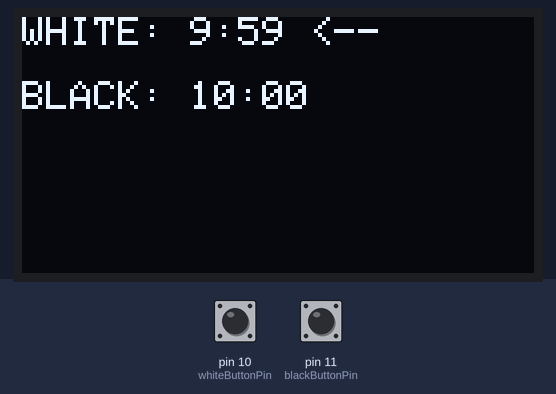
This sketch was run on a simulated Arduino Uno, built with avr-gcc and run on an emulated ATmega328P. On the bench: 128×64 one-colour display. The inputs (shaded band) are chosen by the test bench; at power-on: pin 10 (whiteButtonPin) HIGH, pin 11 (blackButtonPin) HIGH.

Above: at 1.6 s.
1.7 s: pin 10 (whiteButtonPin) pulled LOW for 0.15 s
At 2.8 s:
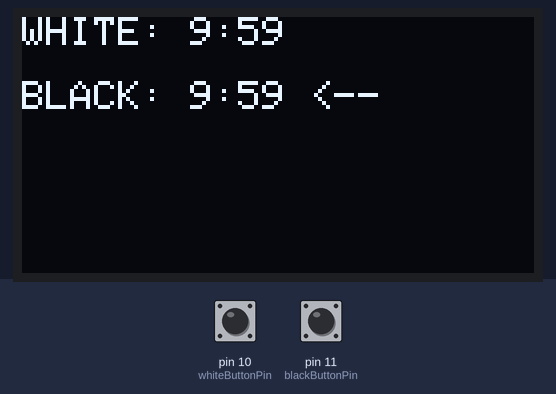
4.8 s: pin 11 (blackButtonPin) pulled LOW for 0.15 s
At 5.4 s:
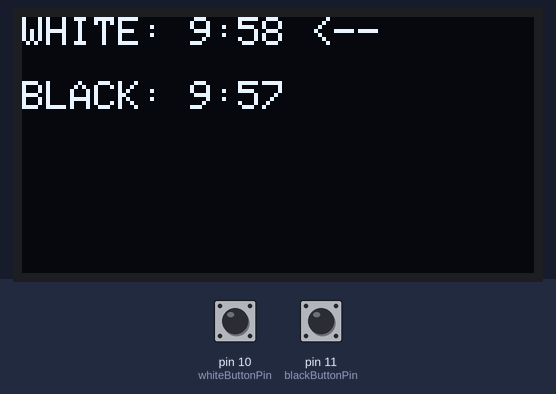
7.9 s: pin 10 (whiteButtonPin) pulled LOW for 1 s
At 9.7 s:
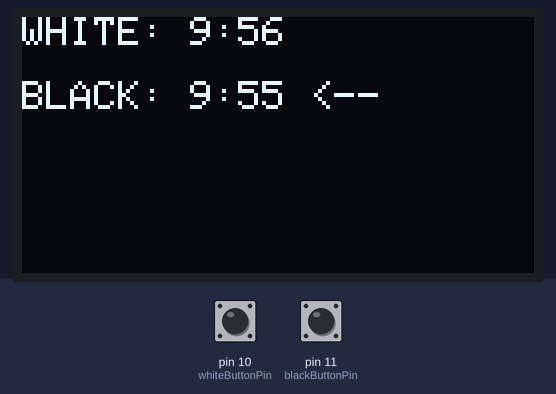
10.5 s: pin 11 (blackButtonPin) pulled LOW for 1 s
At 12.8 s:
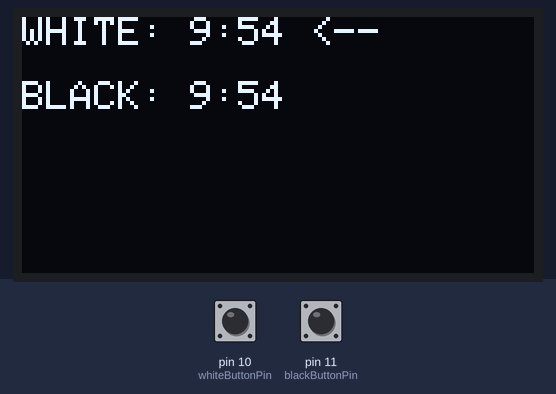
Timing chart, 0 to 14.3 s (numbered marks = the images above; inputs shaded):
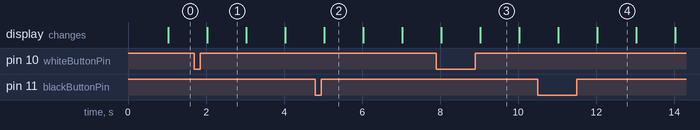

Measured:
- after the input at 1.7 s, the display: changes after 0.33 s (image 1)
- after the input at 4.8 s, the display: changes after 0.23 s (image 2)
- after the input at 7.9 s, the display: first changes after 0.13 s (image 3 shows a later state)
- after the input at 10.5 s, the display: first changes after 0.53 s (image 4 shows a later state)
- what the display in image 2 shows lasts 1.0 s, from 5.0 s to 6.0 s

The sketch:

chesstimer.ino
```cpp
#include <Wire.h>
#include <Adafruit_GFX.h>
#include <Adafruit_SSD1306.h>

#define SCREEN_WIDTH 128
#define SCREEN_HEIGHT 64
#define OLED_RESET 4

Adafruit_SSD1306 display(SCREEN_WIDTH, SCREEN_HEIGHT, &Wire, OLED_RESET);

// Button pins
const int whiteButtonPin = 10;
const int blackButtonPin = 11;

// Game state
int whiteTime = 600; // seconds
int blackTime = 600; // seconds
bool whiteTurn = true;

// Timing
unsigned long lastTick = 0;
unsigned long lastButtonTime = 0;
const unsigned long debounceDelay = 200;

void setup() {
  pinMode(whiteButtonPin, INPUT_PULLUP);
  pinMode(blackButtonPin, INPUT_PULLUP);

  Serial.begin(9600);

  if (!display.begin(SSD1306_SWITCHCAPVCC, 0x3C)) {
    Serial.println(F("SSD1306 failed to initialize"));
    while (true);
  }

  display.clearDisplay();
  display.setTextSize(1);
  display.setTextColor(WHITE);
  display.setCursor(0, 0);
  display.println("Press any side");
  display.display();
}

void loop() {
  unsigned long currentMillis = millis();

  // Handle button input
  if (digitalRead(whiteButtonPin) == LOW && whiteTurn && (currentMillis - lastButtonTime > debounceDelay)) {
    whiteTurn = false;
    lastButtonTime = currentMillis;
  }

  if (digitalRead(blackButtonPin) == LOW && !whiteTurn && (currentMillis - lastButtonTime > debounceDelay)) {
    whiteTurn = true;
    lastButtonTime = currentMillis;
  }

  // Handle countdown
  if (currentMillis - lastTick >= 1000) {
    if (whiteTurn && whiteTime > 0) {
      whiteTime--;
    } else if (!whiteTurn && blackTime > 0) {
      blackTime--;
    }
    lastTick = currentMillis;
    displayTime(whiteTime, blackTime);
  }

  // Win condition
  if (whiteTime <= 0 || blackTime <= 0) {
    display.clearDisplay();
    display.setCursor(0, 0);
    if (whiteTime <= 0) {
      display.println("Black Wins!");
    } else {
      display.println("White Wins!");
    }
    display.display();
    while (true); // Stop loop
  }
}

void displayTime(int whiteSeconds, int blackSeconds) {
  int wm = whiteSeconds / 60;
  int ws = whiteSeconds % 60;
  int bm = blackSeconds / 60;
  int bs = blackSeconds % 60;

  display.clearDisplay();
  display.setTextSize(1);
  display.setTextColor(WHITE);

  // White time
  display.setCursor(0, 0);
  display.print("WHITE: ");
  display.print(wm);
  display.print(":");
  if (ws < 10) display.print("0");
  display.print(ws);
  if (whiteTurn) display.print(" <--");

  // Black time
  display.setCursor(0, 16);
  display.print("BLACK: ");
  display.print(bm);
  display.print(":");
  if (bs < 10) display.print("0");
  display.print(bs);
  if (!whiteTurn) display.print(" <--");

  display.display();
}
```
